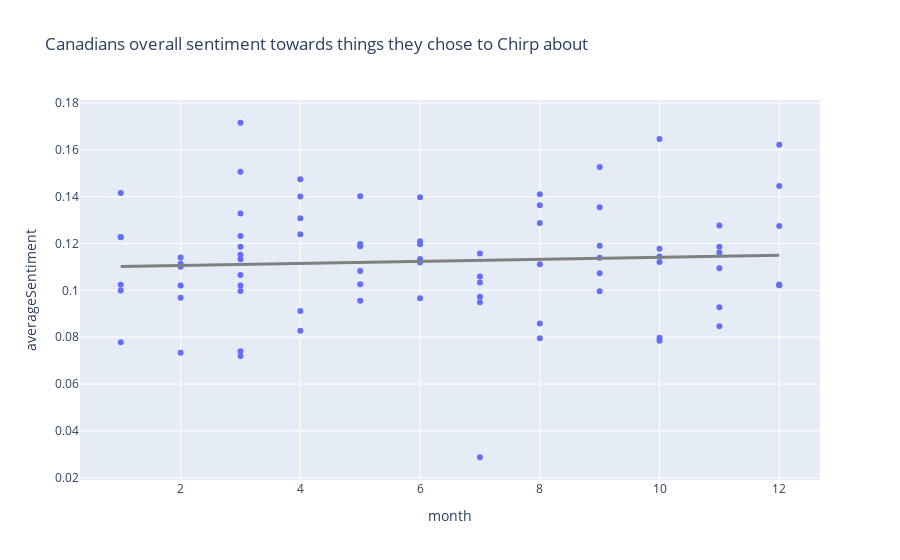

The notebook cell saved with this chart:
### Code cell
fig = px.scatter(df, x='month', y='averageSentiment', trendline='ols', title='Canadians overall sentiment towards things they chose to Chirp about')
fig.update_traces(
    line=dict(width=3, color='gray')
)
fig.show()

### Figure 1 — Plotly figure (JSON) as saved in the notebook; plotly's stock layout.template omitted (floating-point values rounded to 4 significant figures)
{"data": [{"hovertemplate": "month=%{x}<br>averageSentiment=%{y}<extra></extra>", "legendgroup": "", "line": {"color": "gray", "width": 3}, "marker": {"color": "#636efa", "symbol": "circle"}, "mode": "markers", "name": "", "orientation": "v", "showlegend": false, "type": "scatter", "x": [2, 6, 10, 8, 7, 9, 3, 1, 1, 7, 3, 1, 3, 2, 10, 8, 3, 3, 12, 9, 7, 10, 11, 5, 2, 1, 12, 11, 9, 3, 6, 6, 11, 10, 11, 12, 3, 8, 5, 4, 6, 3, 2, 4, 9, 4, 8, 9, 5, 12, 6, 3, 1, 11, 4, 3, 7, 8, 8, 4, 5, 7, 5, 10, 12, 6, 12, 7, 2, 3, 5, 4, 3, 10, 1, 2, 9, 11], "xaxis": "x", "y": [0.1141, 0.1119, 0.07975, 0.07958, 0.09489, 0.1191, 0.1152, 0.1, 0.1228, 0.1034, 0.07196, 0.1227, 0.1133, 0.1101, 0.1121, 0.08589, 0.1328, 0.1186, 0.1021, 0.1073, 0.1059, 0.07854, 0.08472, 0.1402, 0.1114, 0.07789, 0.1275, 0.1277, 0.1527, 0.1232, 0.1398, 0.1134, 0.1187, 0.1178, 0.1095, 0.1622, 0.1716, 0.1288, 0.1198, 0.08279, 0.0966, 0.1507, 0.09689, 0.1239, 0.1139, 0.1401, 0.1112, 0.1355, 0.1083, 0.1025, 0.1197, 0.1066, 0.1415, 0.09275, 0.09118, 0.09975, 0.02875, 0.141, 0.1364, 0.1308, 0.1027, 0.09726, 0.1188, 0.1646, 0.1022, 0.121, 0.1446, 0.1157, 0.07332, 0.1021, 0.09552, 0.1475, 0.07402, 0.1145, 0.1024, 0.1021, 0.09963, 0.1161], "yaxis": "y"}, {"hovertemplate": "<b>OLS trendline</b><br>averageSentiment = 0.000442499 * month + 0.109728<br>R<sup>2</sup>=0.004167<br><br>month=%{x}<br>averageSentiment=%{y} <b>(trend)</b><extra></extra>", "legendgroup": "", "line": {"color": "gray", "width": 3}, "marker": {"color": "#636efa", "symbol": "circle"}, "mode": "lines", "name": "", "showlegend": false, "type": "scatter", "x": [1, 1, 1, 1, 1, 1, 2, 2, 2, 2, 2, 2, 3, 3, 3, 3, 3, 3, 3, 3, 3, 3, 3, 3, 4, 4, 4, 4, 4, 4, 5, 5, 5, 5, 5, 5, 6, 6, 6, 6, 6, 6, 7, 7, 7, 7, 7, 7, 8, 8, 8, 8, 8, 8, 9, 9, 9, 9, 9, 9, 10, 10, 10, 10, 10, 10, 11, 11, 11, 11, 11, 11, 12, 12, 12, 12, 12, 12], "xaxis": "x", "y": [0.1102, 0.1102, 0.1102, 0.1102, 0.1102, 0.1102, 0.1106, 0.1106, 0.1106, 0.1106, 0.1106, 0.1106, 0.1111, 0.1111, 0.1111, 0.1111, 0.1111, 0.1111, 0.1111, 0.1111, 0.1111, 0.1111, 0.1111, 0.1111, 0.1115, 0.1115, 0.1115, 0.1115, 0.1115, 0.1115, 0.1119, 0.1119, 0.1119, 0.1119, 0.1119, 0.1119, 0.1124, 0.1124, 0.1124, 0.1124, 0.1124, 0.1124, 0.1128, 0.1128, 0.1128, 0.1128, 0.1128, 0.1128, 0.1133, 0.1133, 0.1133, 0.1133, 0.1133, 0.1133, 0.1137, 0.1137, 0.1137, 0.1137, 0.1137, 0.1137, 0.1142, 0.1142, 0.1142, 0.1142, 0.1142, 0.1142, 0.1146, 0.1146, 0.1146, 0.1146, 0.1146, 0.1146, 0.115, 0.115, 0.115, 0.115, 0.115, 0.115], "yaxis": "y"}], "layout": {"legend": {"tracegroupgap": 0}, "title": {"text": "Canadians overall sentiment towards things they chose to Chirp about"}, "xaxis": {"anchor": "y", "domain": [0, 1], "title": {"text": "month"}}, "yaxis": {"anchor": "x", "domain": [0, 1], "title": {"text": "averageSentiment"}}}}
